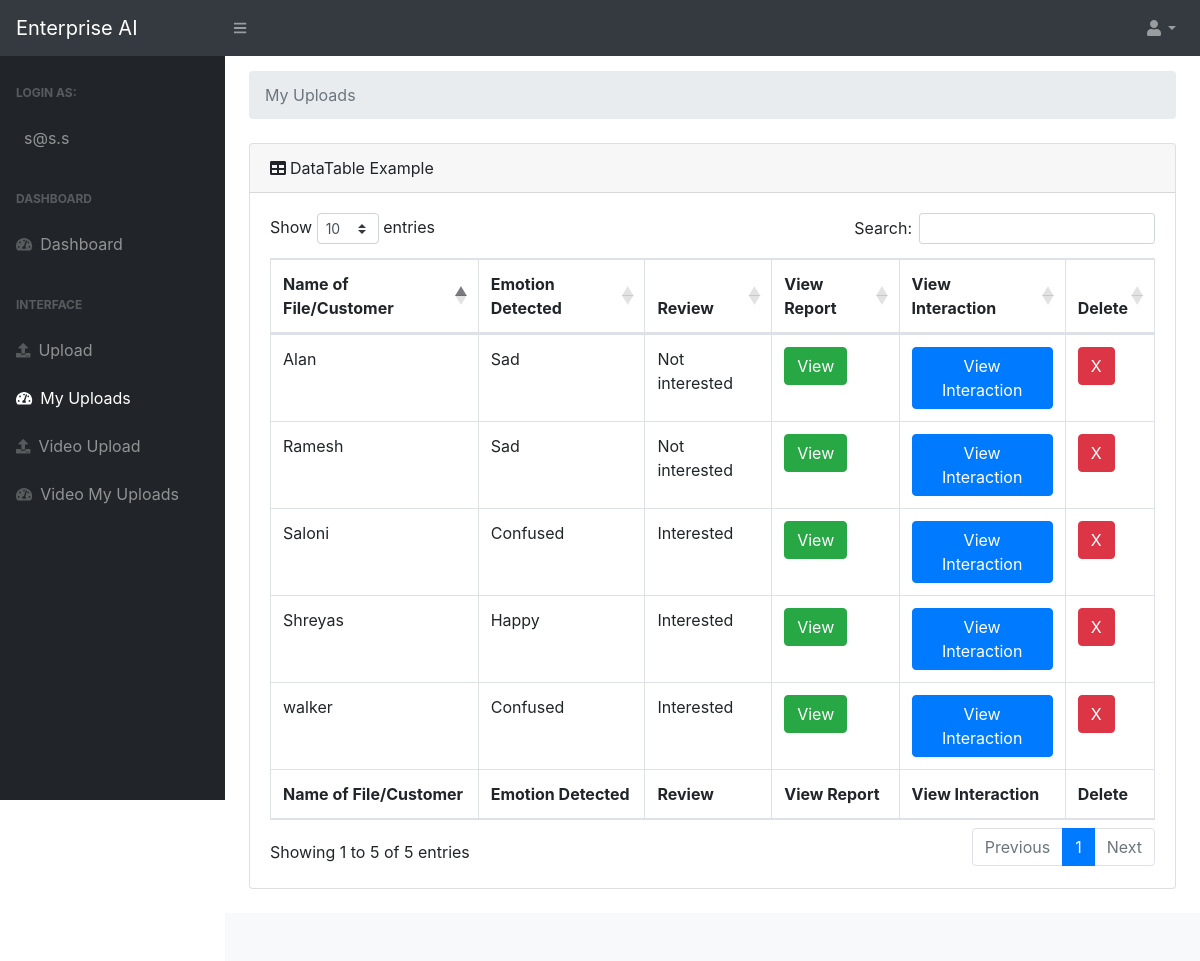
Screenshot of /myuploads (signed in) with the database file from the repository.
### app.py (models this page shows)
class User(UserMixin,db.Model):
    id = db.Column(db.Integer,primary_key=True,autoincrement=True)
    username = db.Column(db.String(200), unique=True, nullable=False)
    email = db.Column(db.String(200), unique=True, nullable=False)
    password = db.Column(db.String(200))

class Imagee(db.Model):
    id = db.Column(db.Integer,primary_key=True,autoincrement=True)
    username = db.Column(db.String(200),nullable=False)
    email = db.Column(db.String(200),nullable=False)
    path = db.Column(db.String(200),nullable=False)
    place = db.Column(db.String(200), nullable=False)
    joy = db.Column(db.String(200),nullable=False)
    sad = db.Column(db.String(200), nullable=False)
    angry = db.Column(db.String(200), nullable=False)
    emotion = db.Column(db.String(200), nullable=False)
    review = db.Column(db.String(200), nullable=False)
    action_needed = db.Column(db.String(200), nullable=False)
    datafile = db.Column(db.String(), nullable=False)
    disgusting = db.Column(db.String(), nullable=False)
    neutral = db.Column(db.String(), nullable=False)
    fear = db.Column(db.String(), nullable=False)
    surprise = db.Column(db.String(), nullable=False)

### app.py (the view)
@app.route('/myuploads',methods=['GET'])
@login_required
def get_my_uploads():
    email = current_user.email
    table = Imagee.query.filter_by(email=email).all()
    return render_template('myuploads.html',table=table)

### app.py (called while the page is built)
@login_manager.user_loader
def get(id):
    return User.query.get(id)

### templates/myuploads.html (shortened to what this page needs)
<!DOCTYPE html>
<html lang="en">
    <head>
        <link href="../static/css/styles.css" rel="stylesheet" />
        <link href="https://cdn.datatables.net/1.10.20/css/dataTables.bootstrap4.min.css" rel="stylesheet" />
    </head>
    <body class="sb-nav-fixed">
        <nav class="sb-topnav navbar navbar-expand navbar-dark bg-dark">
            <a class="navbar-brand" href="/home">Enterprise AI</a><button class="btn btn-link btn-sm order-1 order-lg-0" id="sidebarToggle" href="#"><i class="fas fa-bars"></i></button>
            <ul class="navbar-nav ml-auto ml-md-0">
                <li class="nav-item dropdown">
                    <a class="nav-link dropdown-toggle" id="userDropdown" href="#" role="button" data-toggle="dropdown" aria-haspopup="true" aria-expanded="false"><i class="fas fa-user fa-fw"></i></a>
                </li>
            </ul>
        </nav>
        <div id="layoutSidenav">
            <div id="layoutSidenav_nav">
                <nav class="sb-sidenav accordion sb-sidenav-dark" id="sidenavAccordion">
                    <div class="sb-sidenav-menu">
                        <div class="nav">
                            <div class="sb-sidenav-menu-heading">Login as:</div>
                            <a class="nav-link"><div class="sb-nav-link-icon"></div>{{current_user.email}}</a>
                            <div class="sb-sidenav-menu-heading">Dashboard</div>
                            <a class="nav-link" href="/home"><div class="sb-nav-link-icon"><i class="fas fa-tachometer-alt"></i></div>Dashboard</a>
                            <div class="sb-sidenav-menu-heading">Interface</div>
                                <a class="nav-link" href="/upload"><div class="sb-nav-link-icon"><i class="fa fa-upload" aria-hidden="true"></i></div>Upload</a>
                                <a class="nav-link" href="/myuploads"><div class="sb-nav-link-icon"><i class="fas fa-tachometer-alt"></i></div>My Uploads</a>
                                <a class="nav-link" href="/video_upload"><div class="sb-nav-link-icon"><i class="fa fa-upload" aria-hidden="true"></i></div>Video Upload</a>
                                <a class="nav-link" href="/video_myuploads"><div class="sb-nav-link-icon"><i class="fas fa-tachometer-alt"></i></div>Video My Uploads</a>
                    </div>
                </nav>
            </div>
            <div id="layoutSidenav_content">
                <main>
                    <div class="container-fluid">
                        <ol class="breadcrumb mb-4" style="margin-top: 15px;">
                            <li class="breadcrumb-item active">My Uploads</li>
                        </ol>
                    <div class="card mb-4">
                            <div class="card-header"><i class="fas fa-table mr-1"></i>DataTable Example</div>
                            <div class="card-body">
                                <div class="table-responsive">
                                    <table class="table table-bordered" id="dataTable" width="100%" cellspacing="0">
                                        <thead>
                                            <tr>
                                                <th>Name of File/Customer</th>
                                                <th>Emotion Detected</th>
                                                <th>Review</th>
                                                <th>View Report</th>
                                                <th>View Interaction</th>
                                                <th>Delete</th>
                                            </tr>
                                        </thead>
                                        <tfoot>
                                            <tr>
                                                <th>Name of File/Customer</th>
                                                <th>Emotion Detected</th>
                                                <th>Review</th>
                                                <th>View Report</th>
                                                <th>View Interaction</th>
                                                <th>Delete</th>
                                            </tr>
                                        </tfoot>
                                        <tbody>
                                            {% for rec in table %}
                                            {%      if rec.path!="" %}
                                            <tr>
                                                <td>{{rec.place}}</td>
                                                <td>{{rec.emotion}}</td>
                                                <td>{{rec.review}}</td>
                                                <td><a type="button" class="btn btn-success" href="/details/{{rec.id}}">View</a></td>
                                                <td>
                                                <a type="button" class="btn btn-primary" style="color: white;" data-toggle="modal" data-target="#exampleModalCenter{{rec.id}}">
                                                    View Interaction
                                                </a>
                                                </td>
                                                <td><a type="button" class="btn btn-danger" href="/delete/{{rec.id}}">X</a></td>
                                            </tr>
                                            {% endif %}
                                            {% endfor %}
                                        </tbody>
                                    </table>
                                </div>
                            </div>
                        </div>
                    </div>
                </main>
                <footer class="py-4 bg-light mt-auto">
                </footer>
            </div>
        </div>
    </body>
</html>

### rows the page displays
User: email "s@s.s"
Imagee: place "Saloni", emotion "Confused", review "Interested"
Imagee: place "Shreyas", emotion "Happy", review "Interested"
Imagee: place "Ramesh", emotion "Sad", review "Not interested"
Imagee: place "Alan", emotion "Sad", review "Not interested"
Imagee: place "walker", emotion "Confused", review "Interested"
